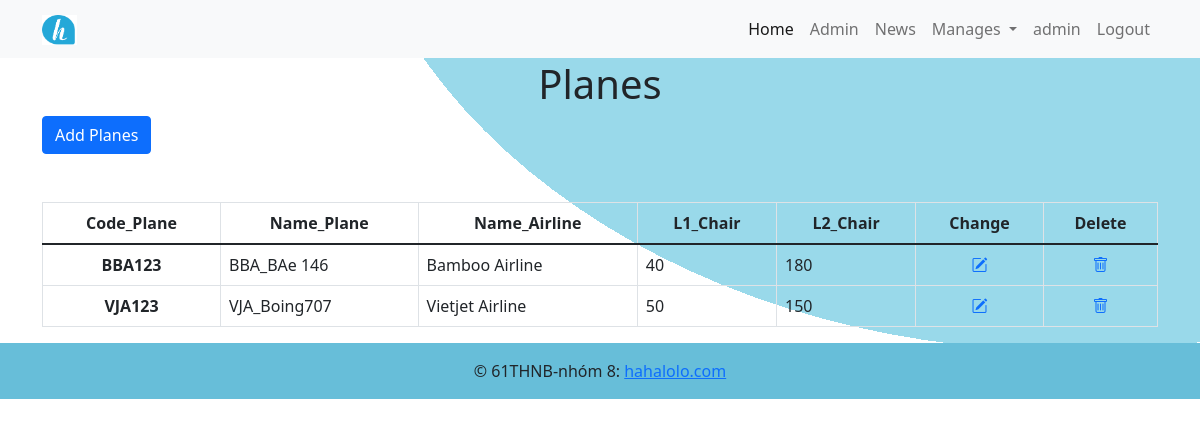
/admin/plane_admin.php (signed in), run on an earlier commit of the app's database.
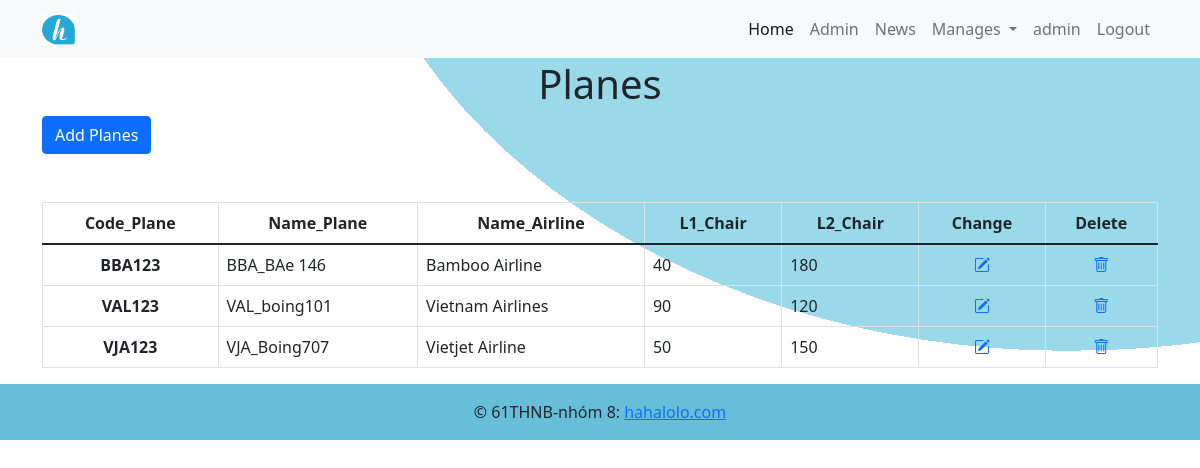
And on a later commit of the database.
### tables this page shows
CREATE TABLE `list_planes` (
  `Code_Plane` char(7) NOT NULL,
  `Name_Plane` varchar(25) NOT NULL,
  `Name_Airline` varchar(25) NOT NULL,
  `img` varchar(200) NOT NULL,
  `L1_Chair` int(11) DEFAULT NULL,
  `L2_Chair` int(11) DEFAULT NULL
);

### admin/plane_admin.php (the view, shortened to what this page needs)
<?php
include "header_admin.php";
?>
<div class="container" style="margin-top: 5%;">
    <h1 class="mt-3 text-center">Planes</h1>
    <a class="btn btn-primary mb-5 bt-3" href="plane_add_admin.php" role="button">Add Planes</a>
    <table class="table table-hover table-bordered">
        <thead>
            <tr>
                <th scope="col" class="text-center">Code_Plane</th>
                <th scope="col" class="text-center">Name_Plane</th>
                <th scope="col" class="text-center">Name_Airline</th>
                <th scope="col" class="text-center">L1_Chair</th>
                <th scope="col" class="text-center">L2_Chair</th>
                <th scope="col" class="text-center">Change </th>
                <th scope="col" class="text-center">Delete </th>
            </tr>
        </thead>
        <tbody>
            <?php
            include "connect.php";
            $query = "SELECT * FROM list_planes";
            $result = mysqli_query($conn, $query);
            while ($data = mysqli_fetch_assoc($result)) {
            ?>
                <tr>
                    <th scope="row" class="text-center"><?php echo $data['Code_Plane']  ?></th>
                    <td><?php echo $data['Name_Plane']  ?></td>
                    <td><?php echo $data['Name_Airline']  ?></td>
                    <td ><?php echo $data['L1_Chair']  ?></td>
                    <td ><?php echo $data['L2_Chair']  ?></td>
                    <td class="text-center"><a href="plane_edit_admin.php?Code_Plane=<?php echo $data['Code_Plane'] ?>"><i class="bi bi-pencil-square"></i> </a></td>
                    <td class="text-center"><a href="plane_delete_admin.php?Code_Plane=<?php echo $data['Code_Plane'] ?>"><i class="bi bi-trash"></i></a></td>
                </tr>
            <?php
            }
            ?>
        </tbody>
    </table>
</div>
<?php
include "footer.php";
?>

What changed in the data, as far as the page shows it:
added list_planes: Code_Plane "VAL123", Name_Plane "VAL_boing101", Name_Airline "Vietnam Airlines", L1_Chair "90", L2_Chair "120"
